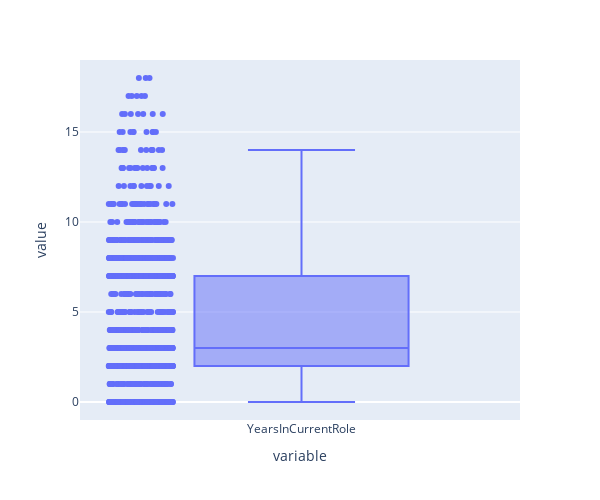

The notebook cell this image was saved under:
### Code cell
box10.show()
"""
Column: YearsInCurrentRole
Outliers: Yes
Max: 14
Min: 2
Median: 3 
Box Limit: 2-7 
"""

### Figure 1 — Plotly figure (JSON) as saved in the notebook; plotly's stock layout.template omitted (floating-point values rounded to 4 significant figures; data arrays with more than 128 entries replaced by an {"elided": "..."} marker saying what was removed)
{"data": [{"alignmentgroup": "True", "boxpoints": "all", "hovertemplate": "variable=%{x}<br>value=%{y}<extra></extra>", "legendgroup": "", "marker": {"color": "#636efa"}, "name": "", "notched": false, "offsetgroup": "", "orientation": "v", "showlegend": false, "type": "box", "x": {"elided": "1676 str values"}, "x0": " ", "xaxis": "x", "y": {"elided": "1676 int values"}, "y0": " ", "yaxis": "y"}], "layout": {"boxmode": "group", "height": 500, "legend": {"tracegroupgap": 0}, "margin": {"t": 60}, "width": 600, "xaxis": {"anchor": "y", "domain": [0, 1], "title": {"text": "variable"}}, "yaxis": {"anchor": "x", "domain": [0, 1], "title": {"text": "value"}}}}
